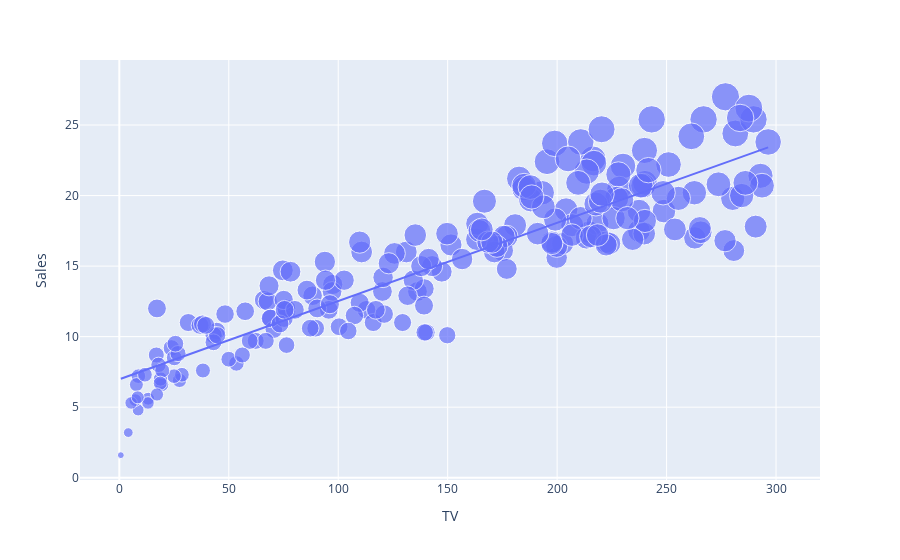

Notebook code for this chart:
### Markdown cell above
So this dataset doesn’t have any null values.

### Code cell
# Now let’s visualize the relationship between the amount spent on advertising on TV and units sold:
import plotly.express as px
import plotly.graph_objects as go

figure = px.scatter(data_frame = data, x="TV",
                    y="Sales", size="Sales", trendline="ols") # OLS is actually Ordinary Least Squares regression so it just fits a linear regression line.
figure.show()

### Figure 1 — Plotly figure (JSON) as saved in the notebook; plotly's stock layout.template omitted (floating-point values rounded to 4 significant figures; data arrays with more than 128 entries replaced by an {"elided": "..."} marker saying what was removed)
{"data": [{"hovertemplate": "TV=%{x}<br>Sales=%{marker.size}<extra></extra>", "legendgroup": "", "marker": {"color": "#636efa", "size": {"elided": "200 float values"}, "sizemode": "area", "sizeref": 0.0675, "symbol": "circle"}, "mode": "markers", "name": "", "orientation": "v", "showlegend": false, "type": "scatter", "x": {"elided": "200 float values"}, "xaxis": "x", "y": {"elided": "200 float values"}, "yaxis": "y"}, {"hovertemplate": "<b>OLS trendline</b><br>Sales = 0.0554648 * TV + 6.97482<br>R<sup>2</sup>=0.812176<br><br>TV=%{x}<br>Sales=%{y} <b>(trend)</b><extra></extra>", "legendgroup": "", "marker": {"color": "#636efa", "symbol": "circle"}, "mode": "lines", "name": "", "showlegend": false, "type": "scatter", "x": {"elided": "200 float values"}, "xaxis": "x", "y": {"elided": "200 float values"}, "yaxis": "y"}], "layout": {"legend": {"itemsizing": "constant", "tracegroupgap": 0}, "margin": {"t": 60}, "xaxis": {"anchor": "y", "domain": [0, 1], "title": {"text": "TV"}}, "yaxis": {"anchor": "x", "domain": [0, 1], "title": {"text": "Sales"}}}}
